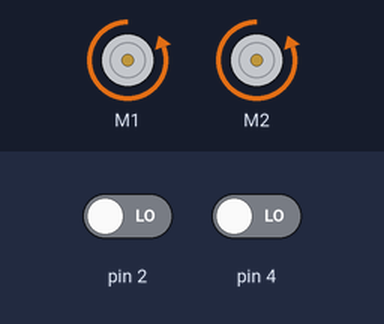
Bench run of a sketch on a simulated Arduino Uno, built with avr-gcc and run on an emulated ATmega328P. On the bench: 2 × DC motor (green arrow = forward, orange = backward, longer = faster). The inputs (shaded band) are chosen by the test bench; at power-on: pin 2 LOW, pin 4 LOW.

Above: at 0.78 s.
1.3 s: pin 2 driven HIGH
At 1.9 s:
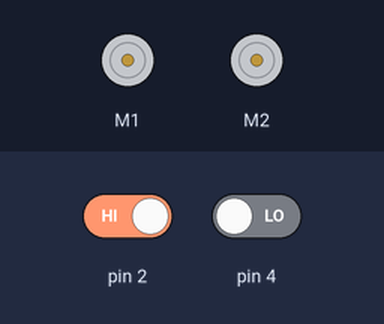
3.0 s: pin 4 driven HIGH
At 3.6 s:
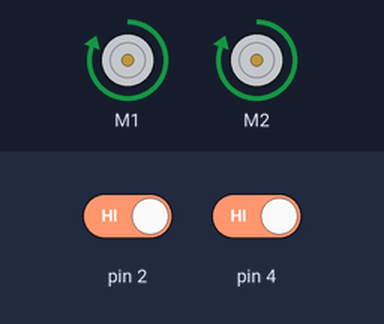
4.5 s: pin 4 driven LOW
At 5.3 s:
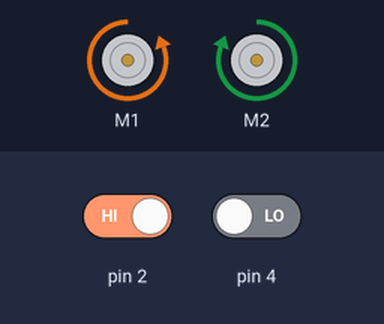
6.0 s: pin 2 driven LOW
At 6.52 s:
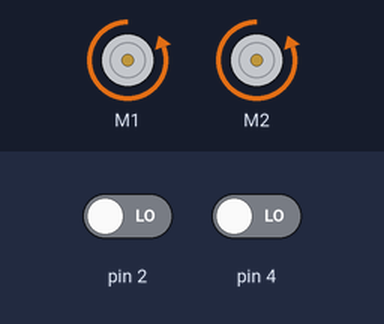
Timing chart, 0 to 9.0 s (numbered marks = the images above; inputs shaded):
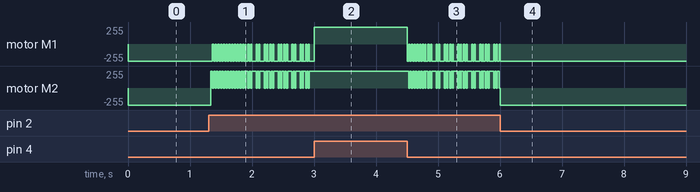

Measured:
- after the input at 1.3 s, motor M1: alternates backward 255/255 for 0.02 s and stopped for 0.02 s, starting after 0.06 s; motor M2: alternates forward 255/255 for 0.02 s and stopped for 0.02 s, starting at once
- after the input at 3.0 s, motor M2: stops changing and stays forward 255/255
- after the input at 4.5 s, motor M1: alternates backward 255/255 for 0.02 s and stopped for 0.02 s, starting at once; motor M2: alternates forward 255/255 for 0.02 s and stopped for 0.02 s, starting at once
- after the input at 6.0 s, motor M1: goes on until 6.0 s, then stays backward 255/255

The sketch:

braketest.ino.ino
```cpp
#include <ZumoMotors.h>

ZumoMotors motors;

void setup() {
  // put your setup code here, to run once:
pinMode(2 , INPUT);
pinMode(4 , INPUT);
}
void fwd(int speeds)
{
  motors.setSpeeds(speeds , speeds);
}
void stopall()
{
  motors.setSpeeds(0 , 0);
}
void leftTurn(int speeds)
{
  motors.setRightSpeed(speeds);
  speeds=-speeds;
  motors.setLeftSpeed(speeds);
}
void rightTurn(int speeds)
{
  motors.setLeftSpeed(speeds);
  speeds=-speeds;
  motors.setRightSpeed(speeds);
}

void loop() {
isonblack();


}
void isonblack()
{
  if(digitalRead(2)&&(digitalRead(4)))
  {
    fwd(400);
  }
  else if(digitalRead(2)&&(!digitalRead(4)))
  {
    stopall();
    leftTurn(400);
    delay(4);
  }
  else if((!digitalRead(2))&&digitalRead(4))
  {
    stopall();
    leftTurn(400);
    delay(4);
  }
  else if (!(digitalRead(2)||digitalRead(4)))
  {
    stopall();
    rew(400);
    delay(20);
    leftTurn(400);
    delay(4);
  }
}

void rew(int speeds)
{
  speeds=-speeds;
  motors.setSpeeds(speeds , speeds);
}
```
